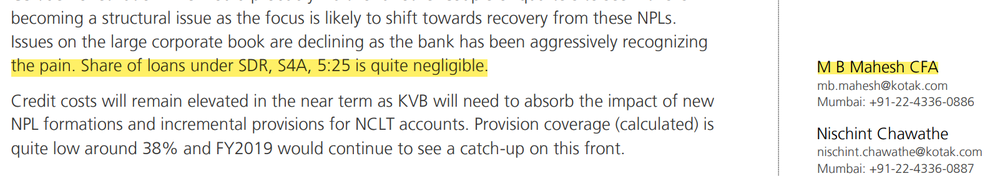
#> input picture assets/img_issue1.png, 1000 x 176 px, shrunk from 1602 x 282 before the run
$ python -i test_cv_2.py   (imports and definitions only)
#> lines starting #> are read from the running program, lines starting #| are printed output that depends on the picture; after the words box and inside, x2 and y2 are one past the last pixel; in counts of white or black regions, pixels touching at a corner belong together
#> further down, picture is the input picture: shape (176, 1000, 3); mean B, G, R 232.6, 239.3, 240
import cv2
import numpy as np
import pdf2image
import matplotlib.pyplot as plt
from PIL import Image


def split_line_regions(image):
    open_cv_image = np.array(image)
    img = open_cv_image[:, :, ::-1].copy()
    gray = cv2.cvtColor(img,cv2.COLOR_BGR2GRAY)
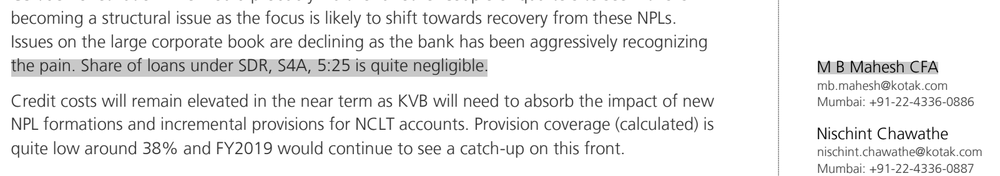
#> gray: shape (176, 1000); min 0, max 255, mean 237.4
    edges = cv2.Canny(gray,50,150,apertureSize = 3)
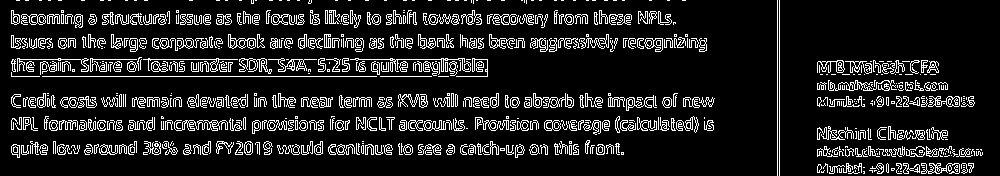
#> edges: shape (176, 1000); 12.5% white in thin lines or dots

    minLineLength=int(open_cv_image.shape[0]*0.4)
#> minLineLength = 70
    # lines = cv2.HoughLines(edges,1,np.pi/180,200)
    lines = cv2.HoughLinesP(image=edges,rho=1,theta=np.pi/180, threshold=100,lines=np.array([]), minLineLength=minLineLength,maxLineGap=10)
#> lines = 98 rows, first 6: [11, 76, 487, 76], [12, 59, 487, 59], [11, 38, 706, 38], [11, 99, 713, 99], [11, 122, 463, 122], [445, 97, 712, 97]
    a,b,c = lines.shape
#> a = 98; b = 1; c = 4
    for i in range(a):
        im = cv2.line(gray, (lines[i][0][0], lines[i][0][1]), (lines[i][0][2], lines[i][0][3]), (0, 0, 255), 3, cv2.LINE_AA)
#> this loop made 98 passes
#> pass 2, in split_line_regions, `im = cv2.line(gray, (lines[i][0][0], lines[i][0][1]), (lines[i][0][2],..`:
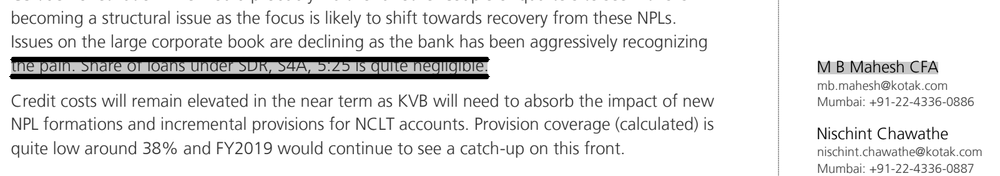
#> im: shape (176, 1000); min 0, max 255, mean 230.9
#> pass 3, in split_line_regions, `im = cv2.line(gray, (lines[i][0][0], lines[i][0][1]), (lines[i][0][2],..`:
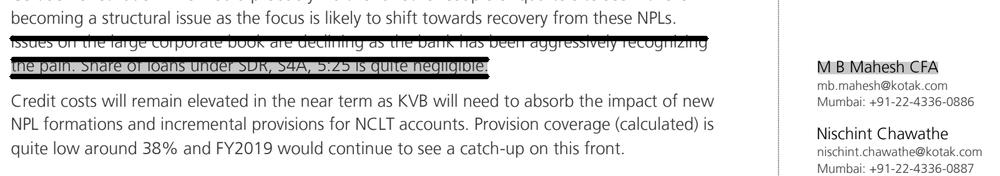
#> im: shape (176, 1000); 2.78% of pixels changed, all inside (x1, y1, x2, y2) = (8, 35, 710, 42)
#> after the loop:
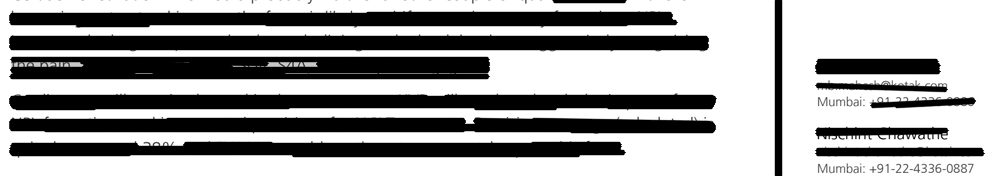
#> gray: shape (176, 1000); min 0, max 255, mean 159.8

    return Image.fromarray(cv2.cvtColor(im, cv2.COLOR_BGR2RGB))


pdf_path = 'dataset\[Kotak] Nestle India, October 26, 2018.pdf'
# [1 line that did not run here, left out]
# [1 line that did not run here, left out]
# [2 lines not run here, left out]

>>> import cv2
>>> picture = cv2.imread('../assets/img_issue1.png')
>>> result = split_line_regions(picture)
